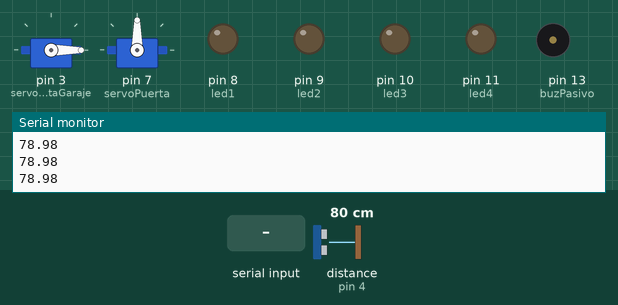
Bench run of a sketch on a simulated Arduino Uno, built with avr-gcc and run on an emulated ATmega328P. Parts: 2 × servo, output pins drawn as LEDs (lit = HIGH), buzzer (waves = sounding), the last lines printed to the serial monitor. Wiring (inferred from the names in the program): ultrasonic range finder: trigger pin 2; echo pin 4. The inputs (shaded band) are chosen by the test bench; at power-on: distance to the obstacle (sensor on pin 4) 80 cm. The echo pulse lasts 58.3 µs per cm; pins used as bus, display or sensor lines are not drawn.

Above: at 1.2 s.
1.3 s: ":\n" received over Serial
At 2.1 s:
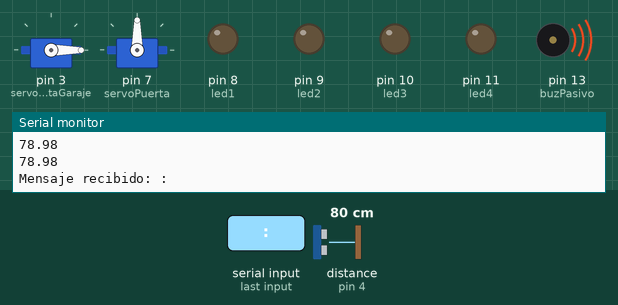
3.8 s: distance to the obstacle (sensor on pin 4) set to 10 cm
5.3 s: distance to the obstacle (sensor on pin 4) set to 7 cm
At 6.8 s:
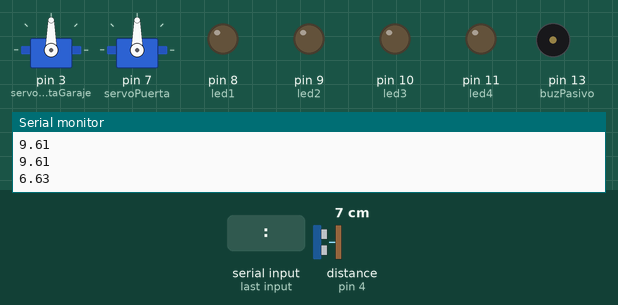
9.8 s: ":\n" received over the second serial link
At 11.9 s:
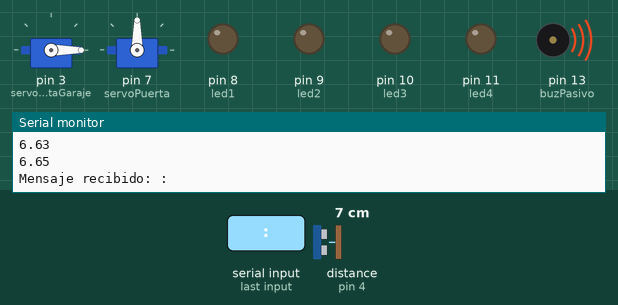
Timing chart, 0 to 16.8 s (numbered marks = the images above; inputs shaded):
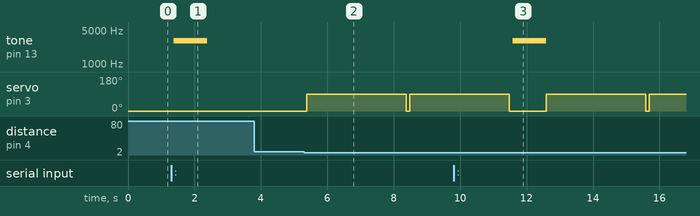

The sketch:

VIDA2.ino
```cpp
#include <Servo.h>
// #include <DHT.h>
#include <SoftwareSerial.h>
SoftwareSerial BT(5,6); // RX, TX
// Luces internas
int led1 = 8;
int led2 = 9;
int led3 = 10;
int led4 = 11;
// Servos
Servo puertaServoGaraje;
int servoPuertaGaraje = 3;
Servo puertaServo;
int servoPuerta = 7;
// Servo garajeServo;
// int servoGaraje = A0;
// Modo seguridad
bool modoSeguridad = false;
int IRs = 12;
// Sensores
// Sensor ultrasónico
int trig = 2;
int echo = 4;
#define DISTANCIA_DETECCION_AUTO_GARAJE 8

// Buzzer pasivo
int buzPasivo = 13;

// // Humedad
// #define DHTPIN 2
// #define DHTTYPE DHT11
// DHT dht(DHTPIN, DHTTYPE);

void setup() {
  // Conexión
  Serial.begin(9600);
  BT.begin(38400);

  // Inicialización
  for(int i=8; i <= 11; i++){
    pinMode(i, OUTPUT); digitalWrite(i, LOW);
  }
  // Sensores
  pinMode(trig, OUTPUT);
  pinMode(echo, INPUT);

  // Servos
  puertaServoGaraje.attach(servoPuertaGaraje);
  puertaServoGaraje.write(0);

  puertaServo.attach(servoPuerta);
  puertaServo.write(90);

}
// Funciones

void senalLuces(String msj);
void senalContra(String msj);
void senalSeguridad(String msj);
void senalEstado();

void loop() {

  if(BT.available() || Serial.available()){
    String msj;
    if(not BT.available()){
      msj = Serial.readStringUntil('\n');
    }else{
      msj = BT.readStringUntil('\n');
    }
    msj.trim();

    Serial.print("Mensaje recibido: "); Serial.println(msj);
    if (msj.indexOf("/") != -1) {
      if (msj.startsWith("Seguridad/")) {
        senalSeguridad(msj);
      } else {
        senalLuces(msj);
      }
    } else if (msj.indexOf(":") != -1) {
      senalContra(msj);
    } else if (msj == "Estado") {
      senalEstado();
    } else {
      BT.println("Formato no reconocido");
    }
    // senalSeguridad();
    // senalEstado();
  }
  // Sensores
  digitalWrite(trig, LOW);
  delayMicroseconds(10);
  digitalWrite(trig, HIGH);
  delayMicroseconds(10);
  digitalWrite(trig, LOW);
  // Abrir garaje
  unsigned long int pulso = pulseIn(echo, HIGH);
  float distancia = (pulso * 0.034) / 2.0; // Conversión a cm
  Serial.println(distancia);
  if(distancia > 0 && distancia <= DISTANCIA_DETECCION_AUTO_GARAJE){
    puertaServoGaraje.write(90);
    delay(3000);
    puertaServoGaraje.write(0);
  }
  // Modo seguridad
  if (modoSeguridad) {
    int estadoIR = digitalRead(IRs);
    if (estadoIR == LOW) {
      BT.println("Movimiento detectado");
      tone(buzPasivo, 2000);
      delay(200);
      noTone(buzPasivo);
      delay(200);
    } else {
      noTone(buzPasivo);
    }
  }

  delay(100);

}

void senalContra(String msj) {
  String contrasena = "1234";
  int posDosPuntos = msj.indexOf(':');
  String valor = msj.substring(posDosPuntos + 1);
  valor.trim();

  if (valor == contrasena) {
    BT.println("Bienvenido.");
    puertaServo.write(0);
    tone(buzPasivo, 1000);
    delay(2000);
    noTone(buzPasivo);
    puertaServo.write(90);
    // delay(2000);
    // puertaServo.write(0);
  } else {
    tone(buzPasivo, 3000);
    BT.println("Contraseña errónea.");
    delay(1000);
    noTone(buzPasivo);
  }
}


void senalLuces(String msj) {
  int posSlash = msj.indexOf('/');
  String dato = msj.substring(0, posSlash);
  String valor = msj.substring(posSlash + 1);
  dato.trim();
  valor.trim();

  if (dato == "Cuarto1") {
    digitalWrite(led1, (valor == "on" ? HIGH : LOW));
    BT.println("LED1");
  } else if (dato == "Cuarto2") {
    digitalWrite(led2, (valor == "on" ? HIGH : LOW));
    BT.println("LED2");
  } else if (dato == "Cuarto3") {
    digitalWrite(led3, (valor == "on" ? HIGH : LOW));
    BT.println("LED3");
  } else if (dato == "Cuarto4") {
    digitalWrite(led4, (valor == "on" ? HIGH : LOW));
    BT.println("LED4");
  } else {
    BT.println("Cuarto no válido");
  }
}
void senalSeguridad(String msj) {
  int posSlash = msj.indexOf('/');
  String comando = msj.substring(posSlash + 1);
  comando.trim();

  if (comando == "on") {
    modoSeguridad = true;
    BT.println("Seguridad activada.");
  } else if (comando == "off") {
    modoSeguridad = false;
    BT.println("Seguridad desactivada.");
    noTone(buzPasivo); // Apaga el buzzer por si estaba activo
  } else {
    BT.println("Comando de seguridad inválido.");
  }
}

void senalEstado() {

  // int temperatura = dht.readHumidity();
  // int humedad = dht.readTemperature();

  BT.println("--- ESTADO DE LA CASA ---");

  // Estado de luces
  BT.print("Cuarto1: "); BT.println(digitalRead(led1) == HIGH ? "Encendido" : "Apagado");
  BT.print("Cuarto2: "); BT.println(digitalRead(led2) == HIGH ? "Encendido" : "Apagado");
  BT.print("Cuarto3: "); BT.println(digitalRead(led3) == HIGH ? "Encendido" : "Apagado");
  BT.print("Cuarto4: "); BT.println(digitalRead(led3) == HIGH ? "Encendido" : "Apagado");

  // Estado del modo de seguridad
  BT.print("Modo Seguridad: "); BT.println(modoSeguridad ? "Activado" : "Desactivado");

  // Humedad
  // BT.print("Humedad: "); BT.print(humedad); BT.println(" %");
  // BT.print("Temperatura: "); BT.print(temperatura); BT.println(" °C");
  // Distancia del sensor ultrasónico
  digitalWrite(trig, LOW);
  delayMicroseconds(10);
  digitalWrite(trig, HIGH);
  delayMicroseconds(10);
  digitalWrite(trig, LOW);
  unsigned long int pulso = pulseIn(echo, HIGH);
  float distancia = (pulso * 0.034) / 2.0;

  BT.print("Distancia (garaje): ");
  if (distancia == 0 || distancia >= 400) {
    BT.println("No detectada");
  } else {
    BT.print(distancia);
    BT.println(" cm");
  }

  BT.println("-------------------------");
}
```

Measured:
- the behaviour switches between 9 and 8 cm on distance to the obstacle (sensor on pin 4) (found by bisection; images 1 and 2)
- after the input at 1.3 s, tone on pin 13 (buzPasivo): silent → 3000 Hz after 0.07 s, → silent 1.0 s later
- after the input at 5.3 s, servo on pin 3 (servoPuertaGaraje): 0° → 90° after 0.08 s, → 0° 3.0 s later, → 90° 0.10 s later
- after the input at 9.8 s, tone on pin 13 (buzPasivo): silent → 3000 Hz after 1.8 s, → silent 1.0 s later
